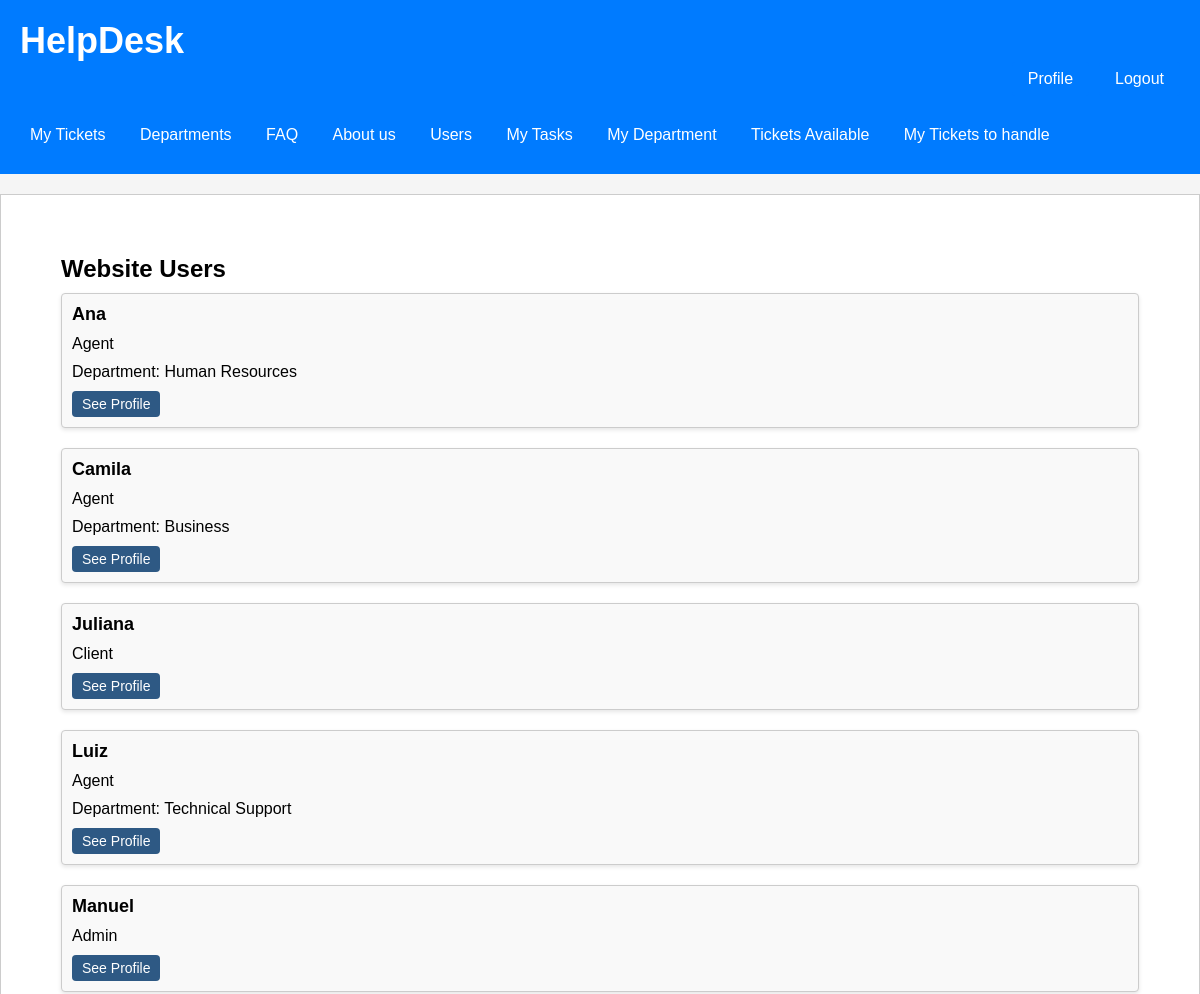
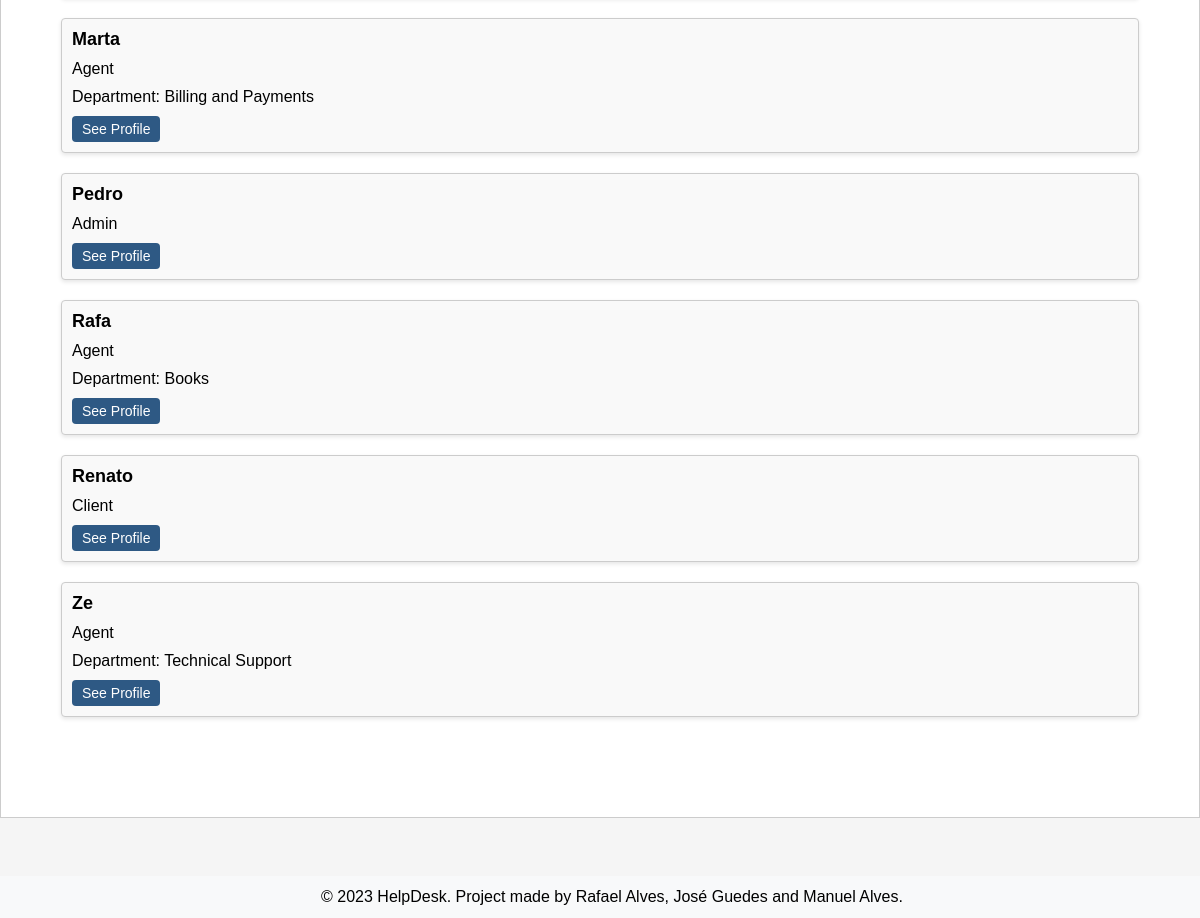
The page /pages/users.php (signed in) on the database its author committed (2 pictures, top to bottom).
### tables this page shows
CREATE TABLE User (
     id INTEGER PRIMARY KEY AUTOINCREMENT,
     username varchar(255) NOT NULL UNIQUE,
     firstName varchar(255) NOT NULL,
     lastName varchar(255) NOT NULL,
     email varchar(255) NOT NULL UNIQUE,
     password varchar(255) NOT NULL,
     id_department INTEGER DEFAULT NULL,
     is_agent BOOLEAN NOT NULL DEFAULT false,
     is_admin BOOLEAN NOT NULL DEFAULT false,
     CONSTRAINT id_departmentFK FOREIGN KEY(id_department) REFERENCES Department(id)
 );

CREATE TABLE Department (
    id INTEGER PRIMARY KEY AUTOINCREMENT,
    name varchar(255) NOT NULL UNIQUE,
    created_at TIMESTAMP NOT NULL DEFAULT CURRENT_TIMESTAMP
);

### database/user.class.php (called while the page is built, shortened)
<?php
  function getAll(PDO $db){
    $stmt = $db->prepare('
      SELECT id, username, id_department, is_agent, is_admin
      FROM User
      ORDER by username
    ');
    $stmt->execute();
    $row = $stmt->fetchAll(PDO::FETCH_ASSOC);
    return $row;
  }

### actions/getAll_users.php (called while the page is built, shortened)
<?php
require_once(__DIR__ . '/../database/connection.db.php');
require_once(__DIR__ . '/../database/user.class.php');
$users = getAll($dbh);
?>

### database/department.class.php (called while the page is built, shortened)
<?php
  class Department {
    static function getDepartName(PDO $db, $departmentId) {
          $stmt = $db->prepare('SELECT name FROM Department WHERE id = :id');
          $stmt->bindValue(':id', $departmentId, PDO::PARAM_INT);
          $stmt->execute();
          $result = $stmt->fetch(PDO::FETCH_ASSOC);
          return $result['name'];
      }
  }
?>

### pages/users.php (the view, shortened to what this page needs)
<?php
  require_once(__DIR__ . '/../database/department.class.php');
  require_once(__DIR__ . '/../templates/header.tpl.php');
?>
<section class="tickets">
  <h2>Website Users</h2>
  <ul>
    <?php
    require_once(__DIR__ . '/../actions/getAll_users.php');
    for ($i = 0; $i < count($users); $i++) {
      ?>
      <li>
        <div class="ticket" id="<?=$users[$i]['id']?>">
          <h3><?=$users[$i]['username']?></h3>
          <?php if ($users[$i]['is_admin'] && $users[$i]['is_agent']): ?>
            <p>Admin</p>
          <?php elseif ($users[$i]['is_agent']): ?>
            <?php
              $departmentId = $users[$i]['id_department'];
              $departmentName = Department::getDepartName($dbh, $departmentId);
            ?>
            <p>Agent</p>
            <p>Department: <?=$departmentName?></p>
          <?php else: ?>
            <p>Client</p>
          <?php endif; ?>
          <a href="../pages/userprofile.php?id=<?=$users[$i]['id']?>" class="button">See Profile</a>
        </div>
      </li>
    <?php } ?>
  </ul>
</section>
<?php
  require_once(__DIR__ . '/../templates/footer.tpl.php');
?>

### css/style.css (style rules this page uses)
body { position: relative; margin: 0; padding: 0; font-family: Arial, sans-serif; background-color: #f5f5f5; min-height: 100%; padding-bottom: 5rem; }
.tickets { margin: 40px; margin-bottom: 20px; margin-top: 20px; }
h2 { font-size: 24px; margin: 0 0 10px; }
ul { list-style-type: none; padding: 0; margin: 0; margin-bottom: 20px; }
.ticket { background-color: #f5f5f5; border-radius: 4px; box-shadow: 0 2px 4px rgba(0, 0, 0, 0.1); padding: 10px; margin-bottom: 20px; }
.ticket h3 { margin: 0 0 10px; font-size: 18px; margin-bottom: 5px; }
.ticket p { margin: 0 0 20px; margin-bottom: 5px; }
.button { display: inline-block; padding: 10px 20px; background-color: #007bff; color: #fff; text-decoration: none; border-radius: 4px; transition: background-color 0.3s ease; }
.ticket a.button { display: inline-block; padding: 10px 20px; background-color: #007bff; color: #fff; text-decoration: none; border-radius: 4px; transition: background-color 0.3s ease; }
h3 { margin-top: 5%; }
p { margin: 0 0 20px; }
h2:last-of-type { margin-top: 40px; }
li { margin-bottom: 10px; }
h3 { margin-top: 0; }
div:first-of-type { background: #fff; }
.tickets h2 { font-size: 24px; margin-bottom: 10px; }
.tickets .button { padding: 8px 16px; background-color: #2E5984; color: white; border: none; text-decoration: none; }
.tickets ul { list-style-type: none; padding: 0; }
.tickets li { margin-bottom: 20px; }
.tickets .ticket { background-color: #f9f9f9; padding: 10px; border: 1px solid #ccc; }
.tickets .ticket h3 { font-size: 18px; margin: 0; }
.tickets .ticket p { margin: 10px 0; }
.tickets ul { list-style: none; padding: 0; }
.ticket a.button { background-color: #2E5984; color: white; border: none; padding: 5px 10px; font-size: 14px; border-radius: 4px; text-decoration: none; }

### rows shown on the page
user: username "Ana", id_department.name "Human Resources"
user: username "Camila", id_department.name "Business"
user: username "Juliana", is_admin "Client"
user: username "Luiz", id_department.name "Technical Support"
user: username "Manuel", is_admin "Admin"
user: username "Marta", id_department.name "Billing and Payments"
user: username "Pedro", is_admin "Admin"
user: username "Rafa", id_department.name "Books"
user: username "Renato", is_admin "Client"
user: username "Ze", id_department.name "Technical Support"
